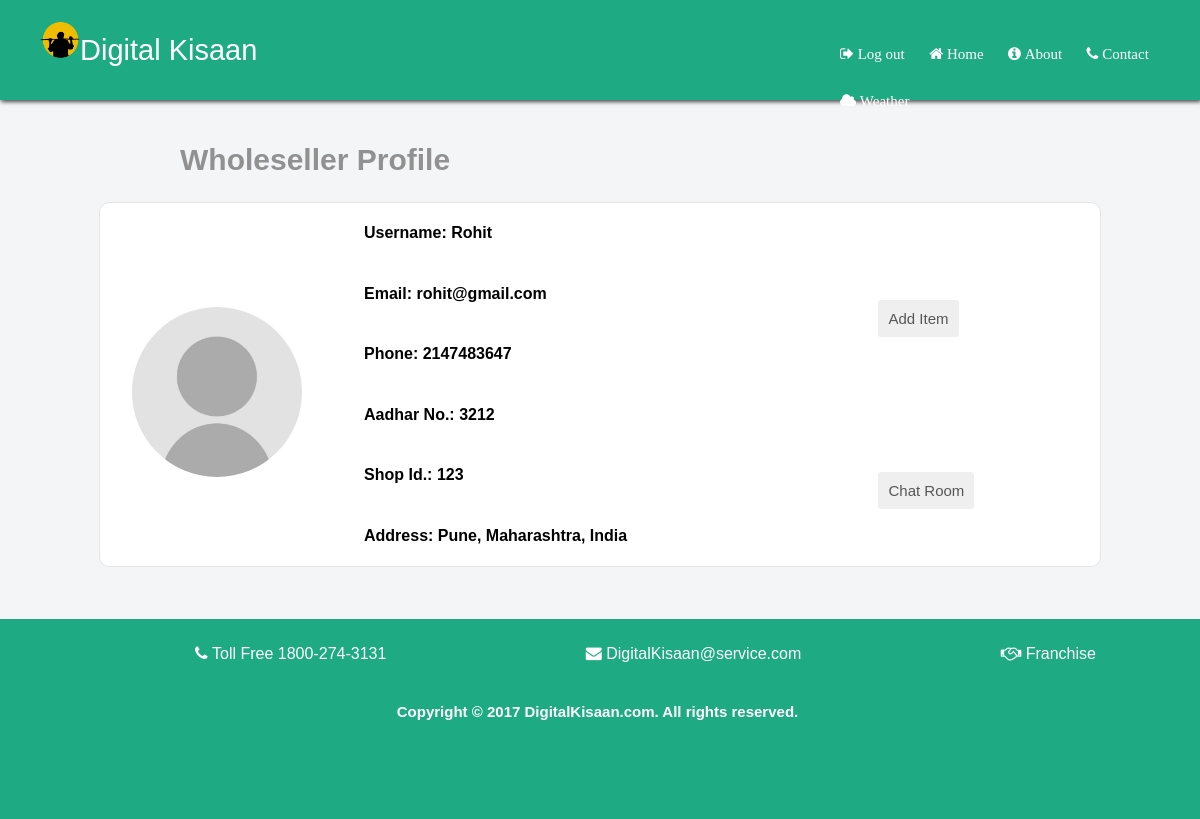
/php/wprofile.php (signed in), run on the app's committed database.
### tables this page shows
CREATE TABLE `salerdetails` (
  `id` int(100) NOT NULL,
  `username` varchar(100) NOT NULL,
  `password` varchar(100) NOT NULL,
  `email` varchar(100) NOT NULL,
  `phone` int(10) NOT NULL,
  `aadhar` int(10) NOT NULL,
  `shopid` int(10) NOT NULL,
  `location` varchar(100) NOT NULL,
  `date_now` date NOT NULL,
  `pincode` varchar(10) NOT NULL
);

### php/wprofile.php (the view, shortened to what this page needs)
<!DOCTYPE html>
<html>
	<head>
		<link rel="stylesheet" type="text/css" href="../css/wprofile.css">
		<link rel="stylesheet" type="text/css" href="../css/main.css">
		<link rel="stylesheet" type="text/css" href="../css/index.css">
		<link rel="stylesheet" href="https://cdnjs.cloudflare.com/ajax/libs/font-awesome/4.7.0/css/font-awesome.min.css">
	</head>
	<body>
	<div class="header" style="height:100px;box-shadow: 1px 2px 4px 0px #4e4e4f;">
 <p><img src="../images/kisaanlogo.png" width="40px" >Digital Kisaan
 </p>
 <ul style="margin-left:800px;">
   <li><a href="logout.php"><i class="fa fa-sign-out"></i>&nbsp;Log out</a></li>
 <li><a href="index.php"><i class="fa fa-home"></i>&nbsp;Home</a></li>
  <li><a href="About.php"><i class="fa fa-info-circle"></i>&nbsp;About</a></li>
   <li><a href="contact.php"><i class="fa fa-phone"></i>&nbsp;Contact</a></li>
  <li><a href="current.php"><i class="fa fa-cloud"></i>&nbsp;Weather</a></li></div>
<div class="bg" style="height:auto;"><div id="google_translate_element" style="margin-left:1170px;"></div><br><h2>Wholeseller Profile</h2>
<div class="profile" style="display: flex;flex-direction:row;justify-content: space-around;flex-grow: 1;">
<table  cellpadding="5" style="margin-top: 2%;">
<tr>
<td rowspan="5">
<img src="../images/Wprofile.jpg" width="170px" >
</td>
</table>
<div style="display: flex;flex-direction: column;color: #000000;margin-left: 5%;justify-content: flex-start;flex-grow: 2;">
<?php
$conn=mysqli_connect("localhost","root","","digital_kisan");
$emailw = $_SESSION['email'];
$sql="select * from salerdetails where email='$emailw'";
$sel=mysqli_query($conn,$sql) or die(mysql_error());
while ($arr=mysqli_fetch_array($sel))
{
echo "<h4> Username:  ".$arr['username']."</h4>";
echo "<h4> Email: ".$arr['email']."</h4>";
echo "<h4> Phone: ".$arr['phone']."</h4>";
echo "<h4> Aadhar No.: ".$arr['aadhar']."</h4>";
echo "<h4> Shop Id.: ".$arr['shopid']."</h4>";
echo "<h4> Address: ".$arr['location']."</h4>";
}
?>
</div>
<div style="display:flex;flex-direction: column;flex-grow: 1; justify-content: space-around;margin-top: 2%;">
<form id="form" action="additem.php"><input  type="submit" value="Add Item"  ></form>
<form id="form" action="chat.php"><input  type="submit" value="Chat Room" ></form></div>
</div>
<br><br>
<div class="Contact" id="contact1">
<p>
<img src="../images/toll.png" width="0px"><i class="fa fa-phone"></i>&nbsp;Toll Free 1800-274-3131
<img src="../images/email.png" width="0px"><i class="fa fa-envelope"></i>&nbsp;DigitalKisaan@service.com
<img src="../images/franchize.png" width="0px"><i class="fa fa-handshake-o"></i>&nbsp;Franchise
</p>
<h4 align="center">Copyright © 2017 DigitalKisaan.com. All rights reserved.</h4>
</div> </div>
	</body>
</html>

### css/wprofile.css (style rules this page uses)
.bg { background:#f4f5f7; height:500px; }
.profile { margin-left:auto; margin-right:auto; margin-top:10px; width:1000px; background:white; border-style: solid; border-radius:10px; border-width:1px; border-color:#e5e5e5; }
.bg table { margin-left:20px; margin-top:10px; }
.bg tr,td { padding:10px; color:#919191; }
.bg h2 { color:#919191; margin-left:180px; font-size:30px; }
.bg input[type=submit] { width:auto; padding:10px; font-size:15px; border-radius:3px; color:#565656; border:none; font-family: sans-serif; text-align: center; margin-top:40px; margin-bottom:20px; display:inline-block; }
.bg img { border-radius:50%; }

### css/main.css (style rules this page uses)
.header ul { display:inline; position:absolute; top:0; margin-left:900px; }

### css/index.css (style rules this page uses)
body { margin:0; padding:0; font-family:sans-serif; color:white; }
.header { background-color:#1eaa83; height:100px; width:100%; position:relative; top:0; }
.header p { font-family:sans-serif; font-size:29px; padding:20px; color:white; padding-bottom:2px; margin-left:20px; margin-top:0px; }
.header ul { display:inline; position:absolute; top:0; margin-left:800px; }
.header ul li { color:white; list-style:none; display:inline-block; margin-top:15px; padding-right:10px; font-family:verdana; text-decoration:none; }
.header ul li a { color:white; list-style:none; display:inline-block; margin-top:15px; padding-right:10px; font-family:verdana; text-decoration:none;font-size:15px; }
.Contact { background-color:#1eaa83; height:200px; margin-top:auto; }
.Contact img { color:white; margin-left:190px; padding-top:20px; padding-bottom:20px; padding-right:5px; font-size:15px; font-family:sans-serif; }
.Contact h4 { color:white; margin-left:470; padding-top:20px; padding-bottom:10px; padding-right:5px; font-size:15px; font-family:sans-serif; }

### data on the page
salerdetails: username "Rohit", email "rohit@gmail.com", phone "2147483647", aadhar "3212", shopid "123", location "Pune, Maharashtra, India"
